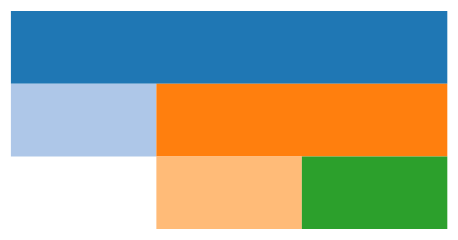

Specify this chart in Vega-Lite:
### Vega specification from a JSON file in a GitHub repository (floating-point values rounded to 4 significant figures)
{"$schema": "https://vega.github.io/schema/vega/v3.1.json", "width": 200, "height": 100, "padding": 5, "signals": [{"name": " padding", "value": 0, "bind": {"input": "range", "min": 0, "max": 10, "step": 1}}, {"name": "round", "value": false, "bind": {"input": "checkbox"}}], "data": [{"name": "tree", "values": [{"id": "A", "parent": null, "value": 0}, {"id": "B", "parent": "A", "value": 1}, {"id": "C", "parent": "A", "value": 0}, {"id": "D", "parent": "C", "value": 1}, {"id": "E", "parent": "C", "value": 1}], "transform": [{"type": "stratify", "key": "id", "parentKey": "parent"}, {"type": "partition", "field": "value", "padding": {"signal": " padding"}, "round": {"signal": "round"}, "size": [{"signal": "width"}, {"signal": "height"}]}]}], "scales": [{"name": "color", "type": "ordinal", "range": {"scheme": "category20"}}], "marks": [{"type": "rect", "from": {"data": "tree"}, "encode": {"enter": {"fill": {"scale": "color", "field": "id"}}, "update": {"x": {"field": "x0"}, "x2": {"field": "x1"}, "y": {"field": "y0"}, "y2": {"field": "y1"}}}}]}
